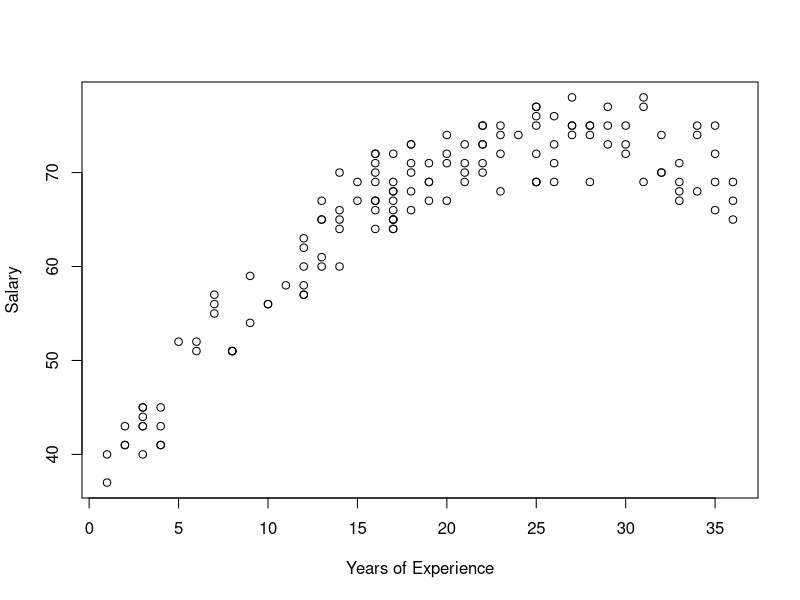
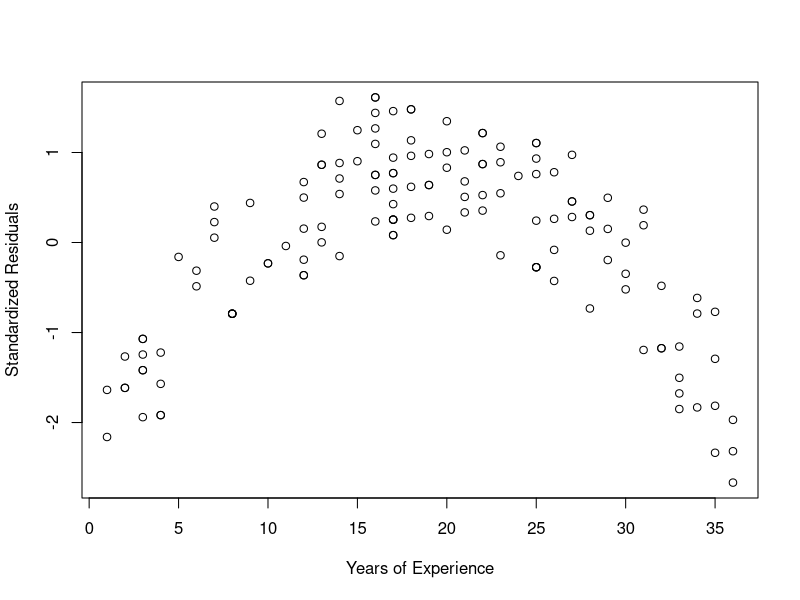
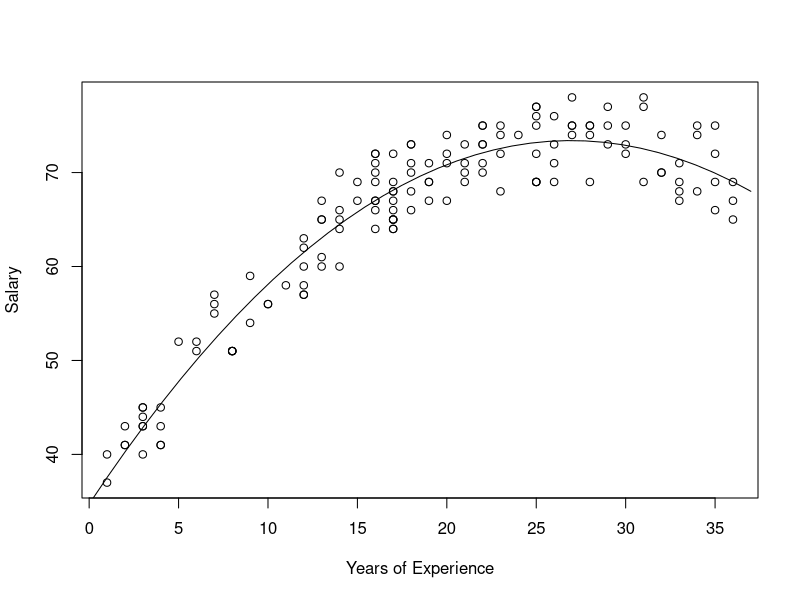
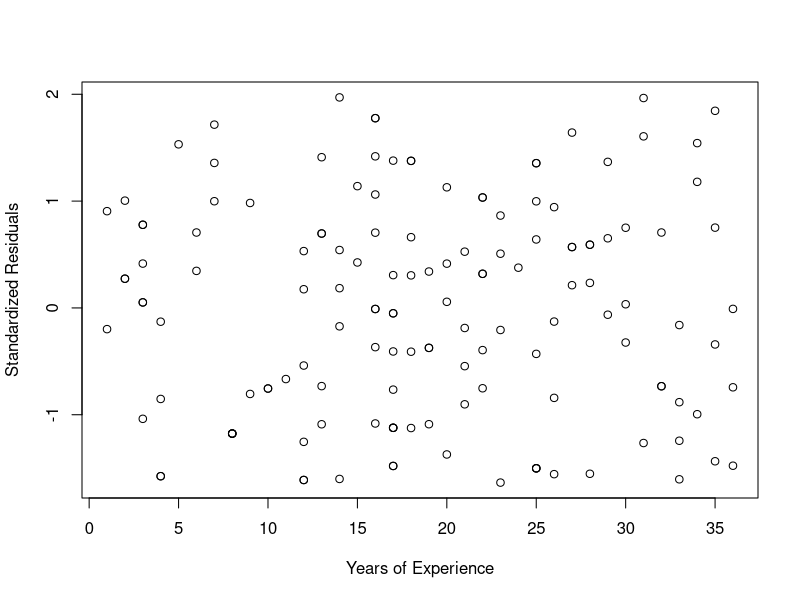
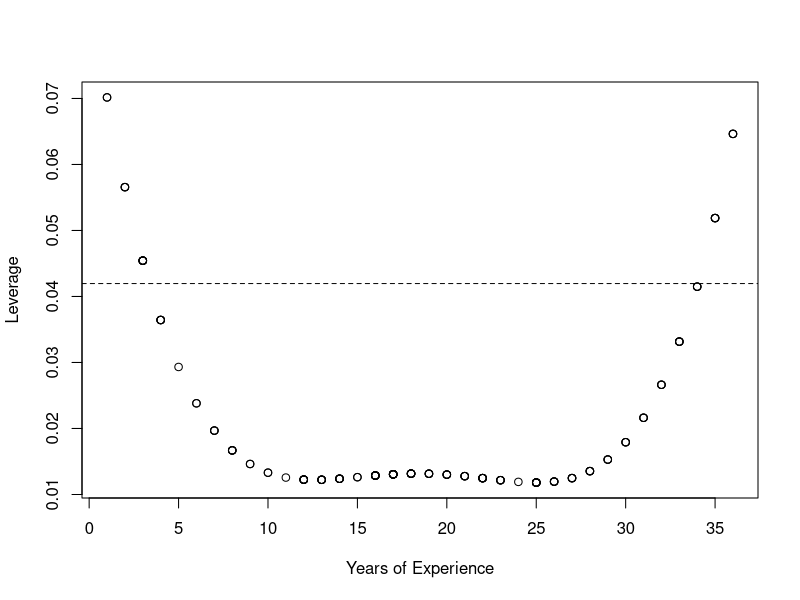
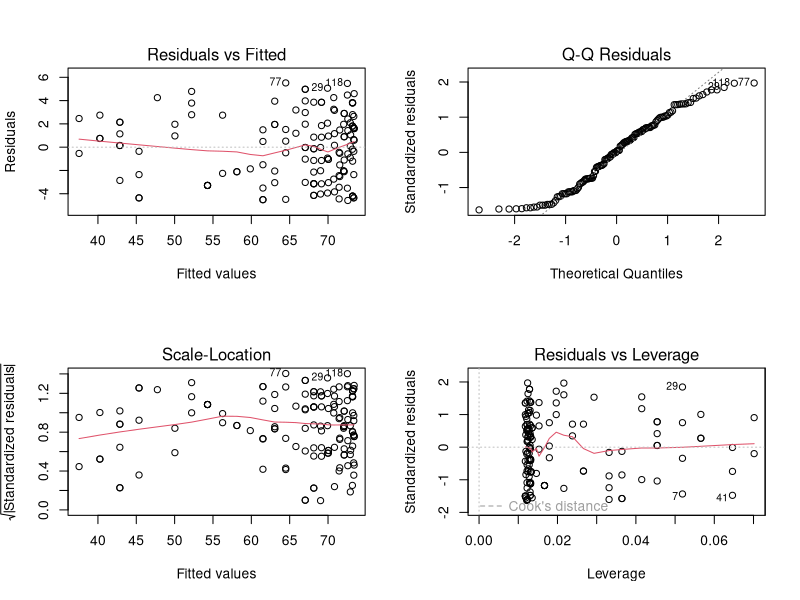

Source code (R) for these figures, in order:
# Rajan Kapoor
# STAT 608
# Sunday July 9, 2017 6:54 PM
# Regression Model for Predicting Salary from Years of Experience
setwd("/Volumes/Box/MyPractice608/PredictSalaryFromExperience")
profsalary <- read.table("profsalary.txt", header=TRUE)
attach(profsalary)
# Plot Data
plot(Experience,Salary,xlab="Years of Experience")

# Linear Model : Plot Standardized Residuals
m1 <- lm(Salary~Experience)
leverage1 <- hatvalues(m1)
StanRes1 <- rstandard(m1)
plot(Experience,StanRes1,xlab="Years of Experience", ylab="Standardized Residuals")

# Polynomial Model
# A. Plot predicted curve on actual values scatter plot
m2 <- lm(Salary~Experience + I(Experience^2))
plot(Experience,Salary,xlab="Years of Experience")
ExperienceNew <- seq(0,37,len=37)
lines(ExperienceNew,predict(m2,newdata=data.frame(Experience=ExperienceNew)))
# B. Plot Standardized Residuals
StanRes2 <- rstandard(m2)
plot(Experience,StanRes2,xlab="Years of Experience", ylab="Standardized Residuals")
# C. Plot Leverage against x
#    Leverage cutoff = 6/n = 6/143
leverage2 <- hatvalues(m2)
plot(Experience,leverage2,xlab="Years of Experience",ylab="Leverage")
abline(h=6/max(Case),lty=2)
# D. Diagnostic Curves
par(mfrow=c(2,2))
plot(m2)
# E. Predict Salary for 10 years of experience
summary(m2)
predict(m2,newdata=data.frame(Experience=c(10)),interval="prediction",level=0.95)


detach(profsalary)

